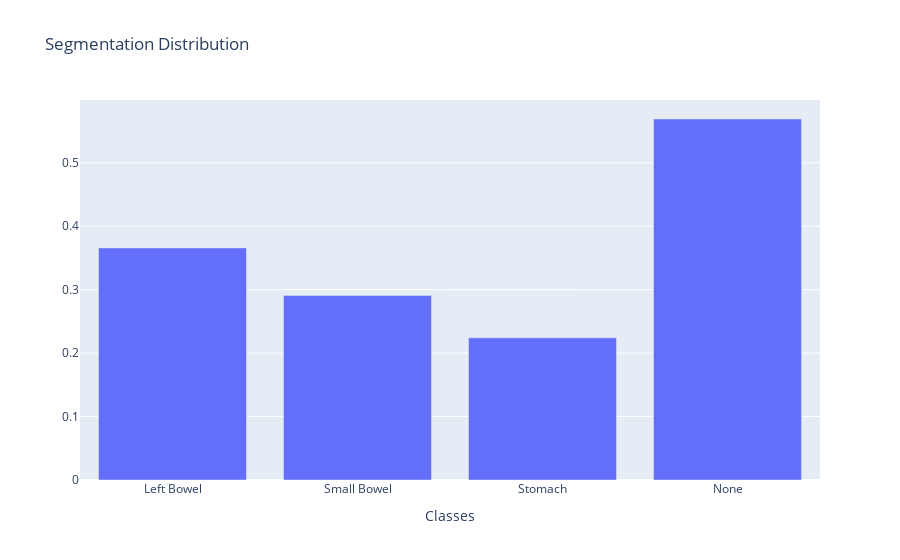

The notebook cell this image was saved under:
### Markdown cell above
## Exploratory Data Analysis

* 57% of the slices have no segmentation at all
* Left bowel is most segmented, stomach least

### Code cell
import plotly.graph_objects as go

dist = np.mean(df_train.iloc[:,1:4]!='',axis=0)
no_masks = np.sum(df_train['count'] == 0)/df_train.shape[0]
dist = np.append(dist.values, no_masks)

fig = go.Figure([go.Bar(x=['Left Bowel', 'Small Bowel', 'Stomach', 'None'], y=dist)])
fig.update_traces( textposition='outside')
fig.update_layout(title_text='Segmentation Distribution', xaxis_title="Classes")
fig.show()

### Figure 1 — Plotly figure (JSON) as saved in the notebook; plotly's stock layout.template omitted (floating-point values rounded to 4 significant figures)
{"data": [{"textposition": "outside", "type": "bar", "x": ["Left Bowel", "Small Bowel", "Stomach", "None"], "y": [0.3659, 0.291, 0.2241, 0.569]}], "layout": {"title": {"text": "Segmentation Distribution"}, "xaxis": {"title": {"text": "Classes"}}}}
